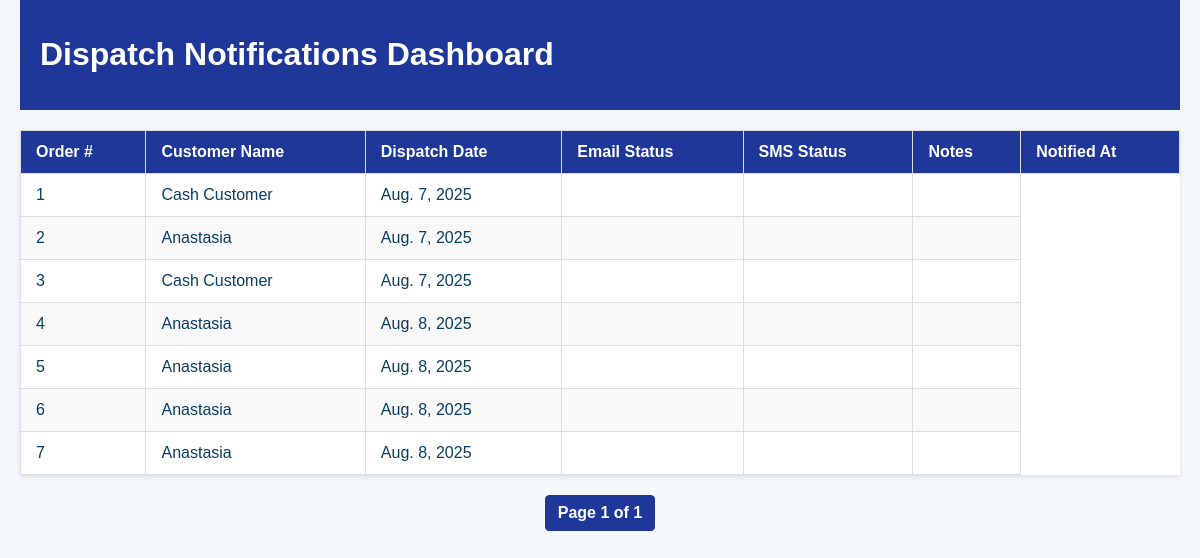
Before: / with the older database file.
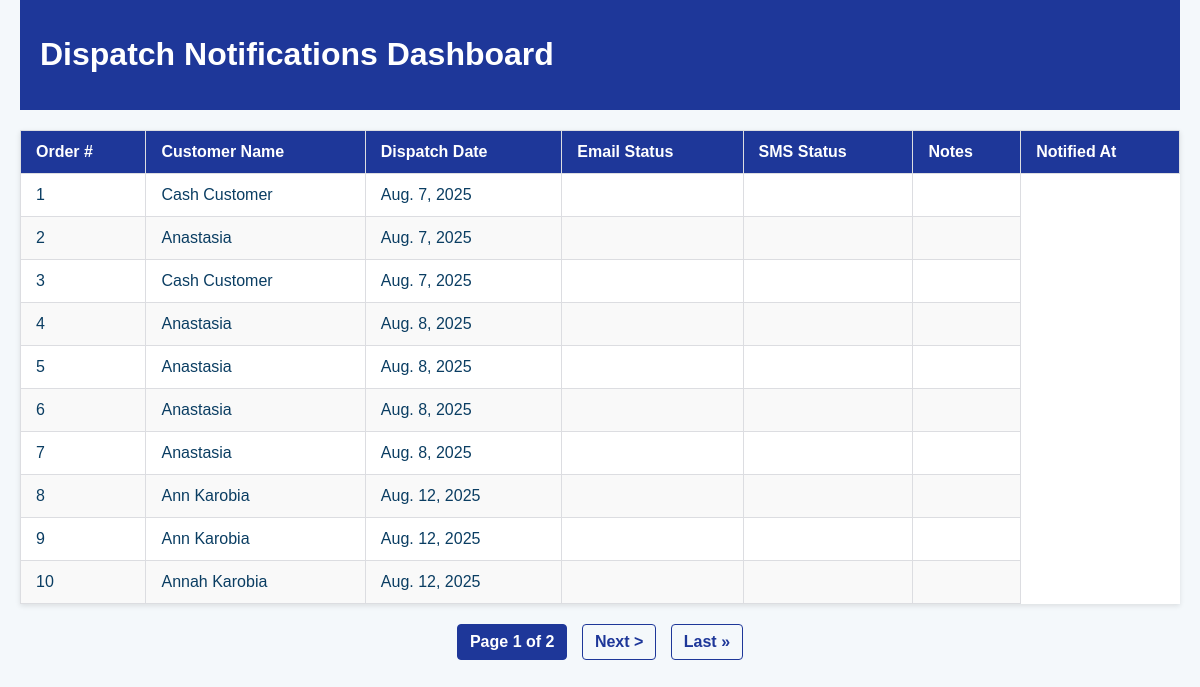
After: the same page with the newer database file.
### notifier/models.py (models this page shows, shortened)
class NotifiedDelivery(models.Model):
    order_number = models.CharField(max_length=50)
    customer_name = models.CharField(max_length=100, blank=True, null=True)
    dispatch_date = models.DateField(blank=True, null=True)
    plan_send_date = models.DateField(blank=True, null=True)
    ship_date = models.DateField(blank=True, null=True)
    status = models.CharField(max_length=20, blank=True, null=True)
    service_type = models.CharField(max_length=100, blank=True, null=True)
    location = models.CharField(max_length=100, blank=True, null=True)
    reg_date = models.DateField(blank=True, null=True)
    reg_time = models.TimeField(blank=True, null=True)
    spec = models.CharField(max_length=255, blank=True, null=True)
    product_code = models.CharField(max_length=50, blank=True, null=True)
    quantity_ordered = models.IntegerField(default=0)
    unit = models.CharField(max_length=20, blank=True, null=True)
    price = models.DecimalField(max_digits=12, decimal_places=2, blank=True, null=True)
    base_price = models.DecimalField(max_digits=12, decimal_places=2, blank=True, null=True)
    cost_account = models.CharField(max_length=20, blank=True, null=True)
    email = models.EmailField(blank=True, null=True)
    phone_number = models.CharField(max_length=20, blank=True, null=True)
    email_sent = models.BooleanField(default=False)
    sms_sent = models.BooleanField(default=False)
    notes = models.TextField(blank=True, null=True)
    created_at = models.DateTimeField(auto_now_add=True)

### notifier/views.py (the view)
# urls.py: path('', views.dashboard, name='dashboard'),
def dashboard(request):
    deliveries = NotifiedDelivery.objects.all()
    deliveries_context = []
    for d in deliveries:
        deliveries_context.append({
            'order_number': d.order_number,
            'customer_name': d.customer_name or 'Unknown',
            'dispatch_date': d.dispatch_date,
            'status': getattr(d, 'status', '-'),
            'product_spec': getattr(d, 'spec', 'N/A'),
            'quantity_ordered': getattr(d, 'quantity_ordered', 0),
            'email_sent': d.email_sent,
            'sms_sent': d.sms_sent,
            'notes': d.notes,
        })
    paginator = Paginator(deliveries_context, 10)
    page_number = request.GET.get('page')
    deliveries_page = paginator.get_page(page_number)
    return render(request, 'dashboard.html', {'deliveries': deliveries_page})

### notifier/templates/dashboard.html (shortened to what this page needs)
{% extends "base.html" %}
{% block content %}
<table>
  <thead>
    <tr>
      <th>Order #</th>
      <th>Customer Name</th>
      <th>Dispatch Date</th>
      <th>Email Status</th>
      <th>SMS Status</th>
      <th>Notes</th>
      <th>Notified At</th>
    </tr>
  </thead>
  <tbody>
    {% for delivery in deliveries %}
    <tr>
      <td>{{ delivery.order_number }}</td>
      <td>{{ delivery.customer_name}}</td>
      <td>{{ delivery.dispatch_date }}</td>
      <td>{{ delivery.email_status }}</td>
      <td>{{ delivery.sms_status}}</td>
      <td>{{ delivery.notes}}</td>
    </tr>
    {% empty %}
    <tr>
      <td colspan="7" style="text-align:center;">No dispatch notifications found.</td>
    </tr>
    {% endfor %}
  </tbody>
</table>
<div class="pagination">
  <span class="current">Page {{ deliveries.number }} of {{ deliveries.paginator.num_pages }}</span>
  {% if deliveries.has_next %}
    <a href="?page={{ deliveries.next_page_number }}">Next &gt;</a>
    <a href="?page={{ deliveries.paginator.num_pages }}">Last &raquo;</a>
  {% endif %}
</div>
{% endblock %}

Changed rows visible on the page:
added NotifiedDelivery: customer_name "Ann Karobia", dispatch_date "Aug. 12, 2025"
added NotifiedDelivery: customer_name "Ann Karobia", dispatch_date "Aug. 12, 2025"
added NotifiedDelivery: order_number "10", customer_name "Annah Karobia", dispatch_date "Aug. 12, 2025"
Other visible differences:
{{ deliveries.paginator.num_pages }}: "1" → "2"
new list line: "8"
new list line: "9"
text now shown: "Next > Last »"
